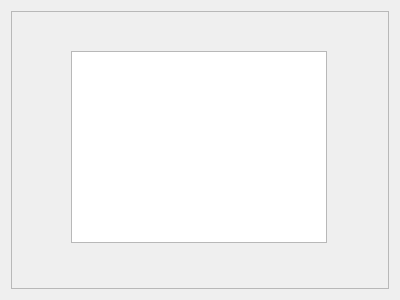
<?xml version="1.0" encoding="UTF-8"?>
<ui version="4.0">
 <class>ConfigWindowTest3Class</class>
 <widget class="QWidget" name="ConfigWindowTest3Class">
  <property name="geometry">
   <rect>
    <x>0</x>
    <y>0</y>
    <width>400</width>
    <height>300</height>
   </rect>
  </property>
  <property name="windowTitle">
   <string>ConfigWindowTest3</string>
  </property>
  <layout class="QVBoxLayout" name="verticalLayout">
   <item>
    <widget class="QFrame" name="frame">
     <property name="frameShape">
      <enum>QFrame::StyledPanel</enum>
     </property>
     <property name="frameShadow">
      <enum>QFrame::Raised</enum>
     </property>
     <widget class="QListWidget" name="listWidget">
      <property name="geometry">
       <rect>
        <x>60</x>
        <y>40</y>
        <width>256</width>
        <height>192</height>
       </rect>
      </property>
     </widget>
    </widget>
   </item>
  </layout>
 </widget>
 <layoutdefault spacing="6" margin="11"/>
 <resources/>
 <connections/>
</ui>
